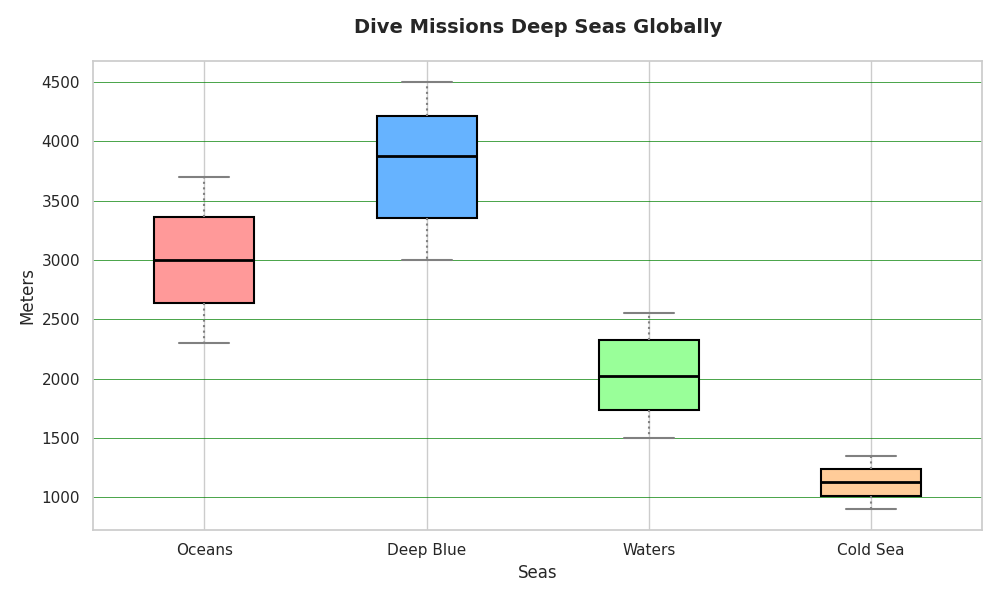

Generate this figure with Python:
import matplotlib.pyplot as plt

atlantic_depths = [2300, 2450, 2600, 2750, 2900, 3100, 3250, 3400, 3500, 3700]
pacific_depths = [3000, 3150, 3300, 3500, 3750, 4000, 4100, 4250, 4400, 4500]
indian_depths = [1500, 1600, 1700, 1850, 1950, 2100, 2250, 2350, 2450, 2550]
arctic_depths = [900, 950, 1000, 1050, 1100, 1150, 1200, 1250, 1300, 1350]

data = [atlantic_depths, pacific_depths, indian_depths, arctic_depths]
oceans = ['Oceans', 'Deep Blue', 'Waters', 'Cold Sea']

fig, ax = plt.subplots(figsize=(10, 6))

boxplot = ax.boxplot(data, vert=True, patch_artist=True, labels=oceans, notch=False)

colors = ['#ff9999', '#66b3ff', '#99ff99', '#ffcc99']
markers = ['o', 's', 'D', '^']
linestyles = ['-', ':', '-.', '--']
for patch, color, marker, linestyle in zip(boxplot['boxes'], colors, markers, linestyles):
    patch.set_facecolor(color)
    patch.set_edgecolor('black')
    patch.set_linewidth(1.5)

plt.setp(boxplot['whiskers'], color='grey', linewidth=1.5, linestyle=':')
plt.setp(boxplot['caps'], color='grey', linewidth=1.5)
plt.setp(boxplot['medians'], color='black', linewidth=2)

ax.set_title('Dive Missions Deep Seas Globally', fontsize=14, weight='bold', pad=20)
ax.set_ylabel('Meters', fontsize=12)
ax.set_xlabel('Seas', fontsize=12)

ax.yaxis.grid(True, color='green', linestyle='-', linewidth=0.5)

plt.tight_layout()
plt.show()
